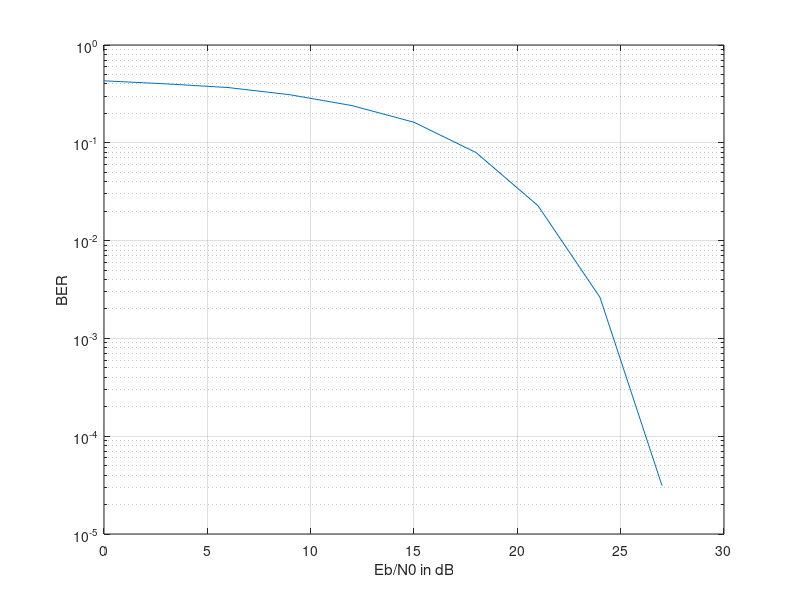

Write MATLAB code to recreate this figure.
clear;

%------Random 0&1 signal------
N= 64000;
Signal = randi([0 1],1,N);
sig_data = Signal;

%------NRZ NUMBER------
for i = 1:N
    if Signal(i) ==0
        Signal(i) = -1;
    else
        Signal(i) = 1;
    end
end

%------S/P------
Bmod = zeros(64,N/64);
for m = 1:N/64
    for n = 1:64
        Bmod(n,m) = Signal(64*(m-1)+n);
    end
    Ifft_mod(:,m) = ifft(Bmod(:,m));
end

Tran_sig = zeros(1,N);
for x = 1:N/64
    for y = 1:64
        Tran_sig(64*(x-1)+y) = Ifft_mod(y,x);
    end
end


%------AWGN Channel------
K = 0:0.3:3;
for c = 1:length(K)
    Sigma(c) = sqrt(1/(2*(10^K(c))));
    Noise(c,:) = normrnd(0,Sigma(c),1,N);
    Tsig(c,:) = real(Tran_sig)+Noise(c,:)+(imag(Tran_sig)+Noise(c,:))*1j;
%     Tsig(c,:) = Tran_sig;
end


%------Receive signal------
for r = 1:length(K)
    for s = 1:N/64
        for d = 1:64
            Bmod(d,s) = Tsig(r,64*(s-1)+d);
        end
        Fft_dm(:,s,r) = fft(Bmod(:,s));
    end
end

%------detect the bit------
for t = 1:length(K)
    for p = 1:N/64
        for q = 1:64
            if real(Fft_dm(q,p,t))<0
                Resig(t,64*(p-1)+q) = 0;
            else
                Resig(t,64*(p-1)+q) = 1;
            end
        end
    end
    result(t,:) = xor(Resig(t,:),sig_data);
    BER(t) = sum(result(t,:))/N;
end
figure
semilogy(10*K,BER);grid on;
xlabel('Eb/N0 in dB');
ylabel('BER')